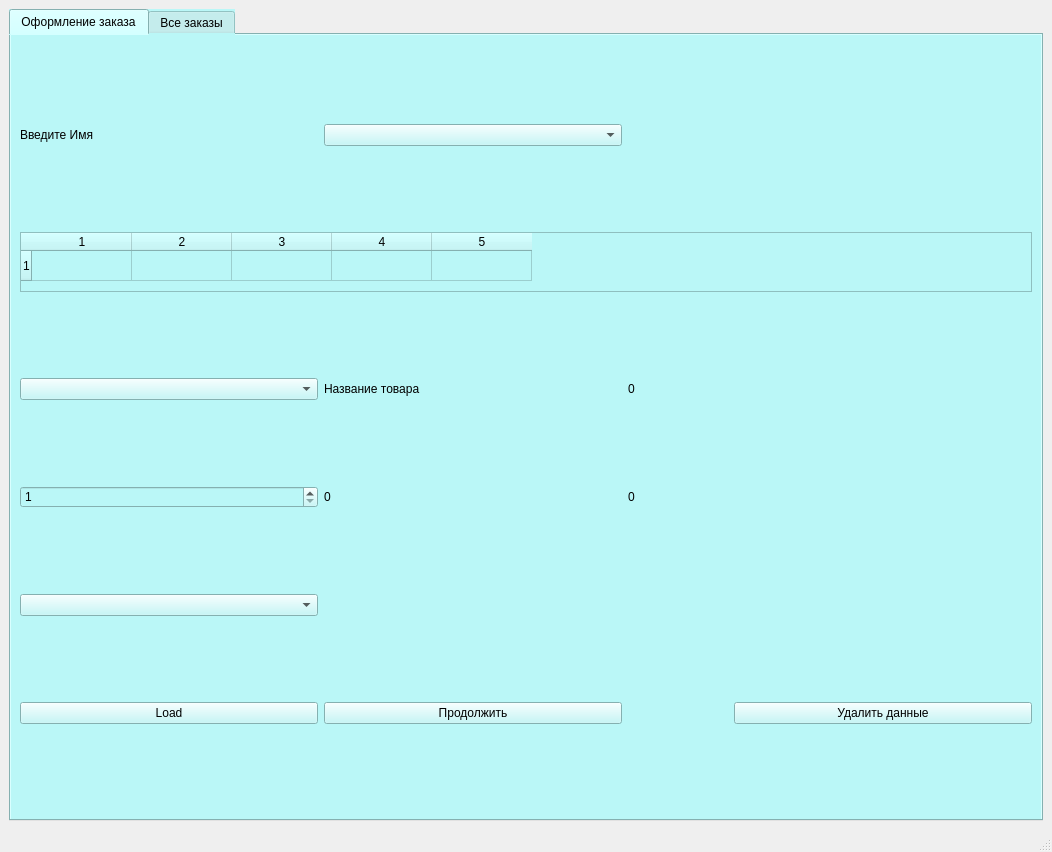
<?xml version="1.0" encoding="UTF-8"?>
<ui version="4.0">
 <class>MainWindow</class>
 <widget class="QMainWindow" name="MainWindow">
  <property name="geometry">
   <rect>
    <x>0</x>
    <y>0</y>
    <width>1052</width>
    <height>852</height>
   </rect>
  </property>
  <property name="windowTitle">
   <string>MainWindow</string>
  </property>
  <widget class="QWidget" name="centralwidget">
   <layout class="QVBoxLayout" name="verticalLayout">
    <item>
     <widget class="QTabWidget" name="tabWidget">
      <property name="styleSheet">
       <string notr="true">background-color: rgb(186, 247, 247);</string>
      </property>
      <property name="currentIndex">
       <number>0</number>
      </property>
      <widget class="QWidget" name="tab">
       <attribute name="title">
        <string>Оформление заказа</string>
       </attribute>
       <layout class="QGridLayout" name="gridLayout">
        <item row="6" column="0">
         <widget class="QPushButton" name="loadBtn">
          <property name="text">
           <string>Load</string>
          </property>
         </widget>
        </item>
        <item row="4" column="1">
         <widget class="QLabel" name="oneCashTxt">
          <property name="text">
           <string>0</string>
          </property>
         </widget>
        </item>
        <item row="4" column="2">
         <widget class="QLabel" name="manyCashTxt">
          <property name="text">
           <string>0</string>
          </property>
         </widget>
        </item>
        <item row="4" column="0">
         <widget class="QSpinBox" name="amountSpinBox">
          <property name="minimum">
           <number>1</number>
          </property>
         </widget>
        </item>
        <item row="5" column="0">
         <widget class="QComboBox" name="OperTypeBox"/>
        </item>
        <item row="0" column="0">
         <widget class="QLabel" name="label_2">
          <property name="text">
           <string>Введите Имя</string>
          </property>
         </widget>
        </item>
        <item row="3" column="1">
         <widget class="QLabel" name="label">
          <property name="text">
           <string>Название товара</string>
          </property>
         </widget>
        </item>
        <item row="0" column="1">
         <widget class="QComboBox" name="NameBox"/>
        </item>
        <item row="3" column="0">
         <widget class="QComboBox" name="GoodsNameBox"/>
        </item>
        <item row="3" column="2">
         <widget class="QLabel" name="amountOnStoreTxt">
          <property name="sizePolicy">
           <sizepolicy hsizetype="Fixed" vsizetype="Preferred">
            <horstretch>0</horstretch>
            <verstretch>0</verstretch>
           </sizepolicy>
          </property>
          <property name="minimumSize">
           <size>
            <width>100</width>
            <height>0</height>
           </size>
          </property>
          <property name="text">
           <string>0</string>
          </property>
         </widget>
        </item>
        <item row="6" column="1">
         <widget class="QPushButton" name="nextBtn">
          <property name="text">
           <string>Продолжить</string>
          </property>
         </widget>
        </item>
        <item row="3" column="3" rowspan="2">
         <widget class="QLabel" name="warningTxt">
          <property name="styleSheet">
           <string notr="true">color: rgb(204, 0, 0);</string>
          </property>
          <property name="text">
           <string>&lt;html&gt;&lt;head/&gt;&lt;body&gt;&lt;p&gt;&lt;span style=&quot; font-weight:600; color:#cc0000;&quot;&gt;&lt;br/&gt;&lt;/span&gt;&lt;/p&gt;&lt;/body&gt;&lt;/html&gt;</string>
          </property>
         </widget>
        </item>
        <item row="1" column="0" colspan="4">
         <widget class="QTableWidget" name="tableWidget">
          <property name="minimumSize">
           <size>
            <width>0</width>
            <height>0</height>
           </size>
          </property>
          <property name="maximumSize">
           <size>
            <width>16777215</width>
            <height>60</height>
           </size>
          </property>
          <property name="rowCount">
           <number>1</number>
          </property>
          <property name="columnCount">
           <number>5</number>
          </property>
          <row/>
          <column/>
          <column/>
          <column/>
          <column/>
          <column/>
         </widget>
        </item>
        <item row="6" column="3">
         <widget class="QPushButton" name="delBtn">
          <property name="text">
           <string>Удалить данные</string>
          </property>
         </widget>
        </item>
       </layout>
      </widget>
      <widget class="QWidget" name="tab_2">
       <attribute name="title">
        <string>Все заказы</string>
       </attribute>
       <layout class="QGridLayout" name="gridLayout_2">
        <item row="0" column="0">
         <widget class="QTableWidget" name="allOrdersTable"/>
        </item>
       </layout>
      </widget>
     </widget>
    </item>
   </layout>
  </widget>
  <widget class="QMenuBar" name="menubar">
   <property name="geometry">
    <rect>
     <x>0</x>
     <y>0</y>
     <width>1052</width>
     <height>28</height>
    </rect>
   </property>
  </widget>
  <widget class="QStatusBar" name="statusbar"/>
 </widget>
 <resources/>
 <connections/>
</ui>
